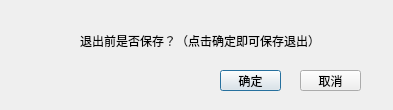
<?xml version="1.0" encoding="UTF-8"?>
<ui version="4.0">
 <class>MyDialog</class>
 <widget class="QDialog" name="MyDialog">
  <property name="geometry">
   <rect>
    <x>0</x>
    <y>0</y>
    <width>393</width>
    <height>110</height>
   </rect>
  </property>
  <property name="minimumSize">
   <size>
    <width>393</width>
    <height>110</height>
   </size>
  </property>
  <property name="maximumSize">
   <size>
    <width>393</width>
    <height>110</height>
   </size>
  </property>
  <property name="windowTitle">
   <string>退出</string>
  </property>
  <widget class="QLabel" name="label">
   <property name="geometry">
    <rect>
     <x>80</x>
     <y>30</y>
     <width>241</width>
     <height>21</height>
    </rect>
   </property>
   <property name="text">
    <string>退出前是否保存？（点击确定即可保存退出）</string>
   </property>
  </widget>
  <widget class="QPushButton" name="pushButton">
   <property name="geometry">
    <rect>
     <x>220</x>
     <y>70</y>
     <width>61</width>
     <height>21</height>
    </rect>
   </property>
   <property name="text">
    <string>确定</string>
   </property>
  </widget>
  <widget class="QPushButton" name="pushButton_2">
   <property name="geometry">
    <rect>
     <x>300</x>
     <y>70</y>
     <width>61</width>
     <height>21</height>
    </rect>
   </property>
   <property name="text">
    <string>取消</string>
   </property>
  </widget>
 </widget>
 <resources/>
 <connections/>
</ui>
